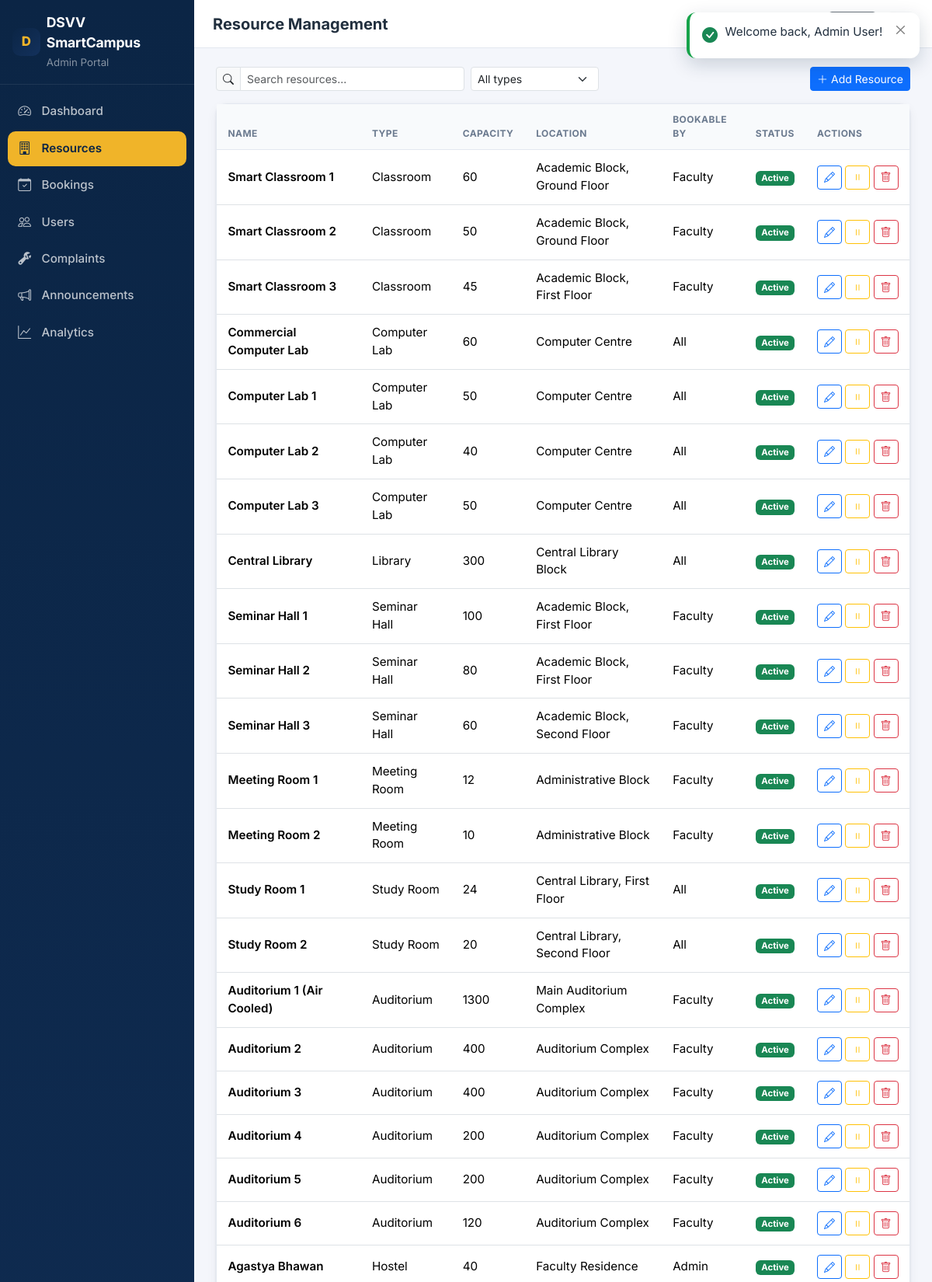
Page /admin/resources.php (signed in, upper part) on the committed database.
### tables this page shows
CREATE TABLE users (
  id INT UNSIGNED AUTO_INCREMENT PRIMARY KEY,
  name VARCHAR(120) NOT NULL,
  email VARCHAR(160) NOT NULL UNIQUE,
  password VARCHAR(255) NOT NULL,
  role ENUM('student','faculty','admin') NOT NULL DEFAULT 'student',
  department VARCHAR(120) NULL,
  user_identifier VARCHAR(50) NULL,
  status ENUM('active','inactive') NOT NULL DEFAULT 'active',
  created_at TIMESTAMP DEFAULT CURRENT_TIMESTAMP
);

CREATE TABLE resources (
  id INT UNSIGNED AUTO_INCREMENT PRIMARY KEY,
  name VARCHAR(120) NOT NULL,
  type ENUM('classroom','computer_lab','library','seminar_hall','meeting_room','study_room','auditorium','hostel','canteen','health_centre','guest_house','amenity') NOT NULL,
  capacity INT UNSIGNED NOT NULL DEFAULT 0,
  location VARCHAR(160) NOT NULL,
  description TEXT NULL,
  facilities TEXT NULL,
  bookable_by ENUM('all','student','faculty','admin') NOT NULL DEFAULT 'all',
  status ENUM('active','inactive','maintenance') NOT NULL DEFAULT 'active',
  created_at TIMESTAMP DEFAULT CURRENT_TIMESTAMP,
  KEY idx_type (type), KEY idx_status (status)
);

### includes/functions.php (called while the page is built, shortened)
<?php
require_once __DIR__ . '/../config/database.php';
function e(?string $value): string {
    return htmlspecialchars((string)$value, ENT_QUOTES, 'UTF-8');
}
function url(string $path = '/'): string {
    if ($path === '/') return APP_URL !== '' ? APP_URL . '/' : '/';
    return APP_URL . $path;
}
function resource_type_label(?string $type): string {
    return RESOURCE_TYPES[$type] ?? ($type ?? '-');
}
function unread_notifications(PDO $pdo, int $userId): int {
    $stmt = $pdo->prepare("SELECT COUNT(*) FROM notifications WHERE user_id = :u AND is_read = 0");
    $stmt->execute([':u' => $userId]);
    return (int)$stmt->fetchColumn();
}

### config/database.php (called while the page is built, shortened)
<?php
function maybe_install_schema(PDO $pdo): void {
    try {
        if ($pdo->query("SHOW TABLES LIKE 'users'")->fetchColumn()) {
            return;
        }
    } catch (Throwable $e) {
        error_log('[DSVV SmartCampus] auto-install skipped: ' . $e->getMessage());
    }
}
function db(): PDO {
    static $pdo = null;
    if ($pdo === null) {
        $dsn = 'mysql:host=' . DB_HOST . ';port=' . DB_PORT . ';dbname=' . DB_NAME . ';charset=utf8mb4';
        try {
            $pdo = new PDO($dsn, DB_USER, DB_PASS, [
                PDO::ATTR_ERRMODE            => PDO::ERRMODE_EXCEPTION,
                PDO::ATTR_DEFAULT_FETCH_MODE => PDO::FETCH_ASSOC,
                PDO::ATTR_EMULATE_PREPARES   => false,
            ]);
            maybe_install_schema($pdo);
        } catch (PDOException $e) {
            http_response_code(500);
            die('Database connection failed. Check the DB_* settings (config/config.php or environment variables) and ensure MySQL is running.<br>' . htmlspecialchars($e->getMessage()));
        }
    }
    return $pdo;
}

### includes/auth.php (called while the page is built, shortened)
<?php
require_once __DIR__ . '/functions.php';
function current_user(): ?array {
    static $user = false;
    if ($user === false) {
        $user = null;
        if (!empty($_SESSION['user_id'])) {
            $stmt = db()->prepare("SELECT * FROM users WHERE id = :id AND status = 'active'");
            $stmt->execute([':id' => (int)$_SESSION['user_id']]);
            $row = $stmt->fetch();
            if ($row) {
                $user = $row;
            } else {
                session_destroy();
            }
        }
    }
    return $user ?: null;
}
function require_login(string $redirectTo = '/login.php'): array {
    $u = current_user();
    return $u;
}
function require_role(string $role, string $redirectTo = '/login.php'): array {
    $u = require_login($redirectTo);
    return $u;
}
function role_home(string $role): string {
    return match ($role) {
        'admin'   => '/admin/dashboard.php',
        'faculty' => '/faculty/dashboard.php',
        default   => '/student/dashboard.php',
    };
}

### admin/resources.php (the view, shortened to what this page needs)
<?php
require_once __DIR__ . '/../includes/functions.php';
require_once __DIR__ . '/../includes/auth.php';
$u = require_role('admin', '/login.php');
$pdo = db();
$page_title = 'Resource Management';
$active = 'resources';
$resources = $pdo->query("SELECT * FROM resources ORDER BY type, name")->fetchAll();
require_once __DIR__ . '/../includes/dash_header.php';
?>
<div class="d-flex flex-wrap gap-2 mb-3">
    <div class="input-group input-group-sm" style="max-width:320px">
        <span class="input-group-text"><i class="bi bi-search"></i></span>
        <input type="text" class="form-control" id="resSearch" placeholder="Search resources...">
    </div>
    <select class="form-select form-select-sm" id="resTypeFilter" style="width:auto">
        <option value="">All types</option>
    </select>
    <button class="btn btn-primary btn-sm ms-auto" data-bs-toggle="modal" data-bs-target="#resourceModal" onclick="openResourceModal()">
        <i class="bi bi-plus-lg me-1"></i>Add Resource
    </button>
</div>
<div class="sc-card">
    <div class="table-responsive">
        <table class="table sc-table mb-0" id="resourceTable">
            <thead><tr><th>Name</th><th>Type</th><th>Capacity</th><th>Location</th><th>Bookable by</th><th>Status</th><th>Actions</th></tr></thead>
            <tbody>
            <?php foreach ($resources as $r): ?>
                <tr data-type="<?= e($r['type']) ?>">
                    <td class="fw-semibold"><?= e($r['name']) ?></td>
                    <td><?= e(resource_type_label($r['type'])) ?></td>
                    <td><?= (int)$r['capacity'] ?></td>
                    <td><?= e($r['location']) ?></td>
                    <td><?= e(ucfirst($r['bookable_by'] ?? 'all')) ?></td>
                    <td>
                        <?php $rc = $r['status'] === 'active' ? 'success' : ($r['status'] === 'maintenance' ? 'warning' : 'secondary'); ?>
                        <span class="badge text-bg-<?= $rc ?>"><?= ucfirst($r['status']) ?></span>
                    </td>
                    <td class="text-end text-nowrap">
                        <button class="btn btn-sm btn-outline-primary" onclick='openResourceModal(<?= json_encode([
                            'id' => (int)$r['id'], 'name' => $r['name'], 'type' => $r['type'],
                            'capacity' => (int)$r['capacity'], 'location' => $r['location'],
                            'description' => $r['description'], 'facilities' => $r['facilities'], 'status' => $r['status'],
                            'bookable_by' => $r['bookable_by'] ?? 'all',
                        ]) ?>)'><i class="bi bi-pencil"></i></button>
                        <button class="btn btn-sm btn-outline-<?= $r['status'] === 'active' ? 'warning' : 'success' ?>" onclick="toggleResource(<?= (int)$r['id'] ?>)">
                            <i class="bi bi-<?= $r['status'] === 'active' ? 'pause' : 'play' ?>"></i>
                        </button>
                        <button class="btn btn-sm btn-outline-danger" onclick="deleteResource(<?= (int)$r['id'] ?>)"><i class="bi bi-trash"></i></button>
                    </td>
                </tr>
            <?php endforeach; ?>
            </tbody>
        </table>
    </div>
</div>
<?php
require_once __DIR__ . '/../includes/dash_footer.php';
?>

### includes/dash_header.php (shortened to what this page needs)
<?php
$pageTitle = $page_title ?? 'Dashboard';
$activeNav = $active ?? '';
$unread = $u ? unread_notifications(db(), (int)$u['id']) : 0;
?>
<!DOCTYPE html>
<html lang="en">
<head>
    <link href="https://cdn.jsdelivr.net/npm/bootstrap@5.3.3/dist/css/bootstrap.min.css" rel="stylesheet">
    <link rel="stylesheet" href="https://cdn.jsdelivr.net/npm/bootstrap-icons@1.11.3/font/bootstrap-icons.min.css">
    <link rel="stylesheet" href="<?= url('/assets/css/style.css') ?>">
</head>
<body class="dash-body">
<div class="dash-shell">
    <aside class="sc-sidebar" id="sidebar">
        <div class="d-flex align-items-center gap-2 px-3 py-3 border-bottom sc-sidebar-brand">
            <span class="sc-logo"><?= e(APP_NAME[0]) ?></span>
            <div class="flex-grow-1">
                <div class="fw-bold sc-brand-text text-white"><?= e(APP_NAME) ?></div>
                <small class="text-white-50"><?= ucfirst(e($u['role'])) ?> Portal</small>
            </div>
        </div>
        <nav class="sc-sidebar-nav flex-grow-1 overflow-auto">
            <?php
            foreach ($navItems[$u['role']] ?? [] as $item):
                $activeClass = $activeNav === $item['key'] ? ' active' : '';
            ?>
            <a href="<?= url($item['href']) ?>" class="sc-nav-item<?= $activeClass ?>">
                <i class="bi bi-<?= e($item['icon']) ?>"></i>
                <span><?= e($item['label']) ?></span>
            </a>
            <?php endforeach; ?>
        </nav>
    </aside>
    <div class="dash-main">
        <div class="sc-topbar d-flex align-items-center gap-3 px-3 px-lg-4">
            <div class="flex-grow-1">
                <h1 class="h5 mb-0 fw-bold"><?= e($pageTitle) ?></h1>
            </div>
            <a href="<?= url('/index.php') ?>" class="btn btn-sm btn-outline-secondary" title="Public site"><i class="bi bi-globe2"></i><span class="d-none d-sm-inline ms-1">Site</span></a>
            <a href="<?= url(role_home($u['role'])) ?>" class="btn btn-sm btn-light" title="Home"><i class="bi bi-house"></i></a>
        </div>
        <main class="dash-content">

### assets/css/style.css (style rules this page uses)
:root { --sc-navy: #0b2545; --sc-navy-2: #13315c; --sc-navy-3: #1b3a6b; --sc-gold: #f0b429; --sc-gold-2: #d99a06; --sc-bg: #f4f6fb; --sc-card: #ffffff; --sc-border: #e3e8f0; --sc-text: #22303f; --sc-muted: #6b7a8f; --sc-sidebar-w: 250px; --sc-shadow: 0 1px 3px rgba(11, 37, 69, .08), 0 4px 14px rgba(11, 37, 69, .06); --sc-radius: 14px; }
* { box-sizing: border-box; }
body { font-family: 'Inter', system-ui, -apple-system, 'Segoe UI', Roboto, sans-serif; color: var(--sc-text); background: var(--sc-bg); font-size: .95rem; }
a { text-decoration: none; }
.sc-card { background: var(--sc-card); border: 1px solid var(--sc-border); border-radius: var(--sc-radius); box-shadow: var(--sc-shadow); }
.sc-logo { width: 36px; height: 36px; border-radius: 10px; background: linear-gradient(135deg, var(--sc-navy) 0%, var(--sc-navy-2) 100%); color: var(--sc-gold); display: grid; place-items: center; font-weight: 800; font-size: 1.05rem; }
.sc-brand-text { color: var(--sc-navy); font-size: 1.1rem; letter-spacing: -.01em; }
.dash-body { background: var(--sc-bg); }
.dash-shell { display: flex; min-height: 100vh; }
.sc-sidebar { width: var(--sc-sidebar-w); background: linear-gradient(180deg, var(--sc-navy) 0%, var(--sc-navy-2) 100%); display: flex; flex-direction: column; position: fixed; top: 0; bottom: 0; left: 0; z-index: 1030; }
.sc-sidebar-brand { border-color: rgba(255,255,255,.08) !important; }
.sc-sidebar-nav { padding: .8rem .6rem; }
.sc-nav-item { display: flex; align-items: center; gap: .7rem; color: rgba(255,255,255,.72); padding: .62rem .85rem; border-radius: 10px; margin-bottom: .15rem; font-weight: 500; transition: background .12s ease, color .12s ease; }
.sc-nav-item i { font-size: 1.05rem; width: 1.2rem; }
.sc-nav-item.active { background: var(--sc-gold); color: var(--sc-navy); font-weight: 600; }
.dash-main { margin-left: var(--sc-sidebar-w); flex: 1; display: flex; flex-direction: column; min-width: 0; }
.sc-topbar { background: #fff; border-bottom: 1px solid var(--sc-border); height: 62px; position: sticky; top: 0; z-index: 1020; }
.dash-content { padding: 1.5rem 1.75rem; flex: 1; }
.sc-table thead th { background: #f8fafc; color: var(--sc-muted); font-size: .75rem; text-transform: uppercase; letter-spacing: .04em; border-bottom: 1px solid var(--sc-border) !important; padding: .7rem .9rem; }
.sc-table tbody td { padding: .75rem .9rem; vertical-align: middle; }

### rows in the picture
users: role "Admin"
resources: name "Smart Classroom 1", type "Classroom", capacity "60", location "Academic Block, Ground Floor", bookable_by "Faculty", status "Active"
resources: name "Smart Classroom 2", type "Classroom", capacity "50", location "Academic Block, Ground Floor", bookable_by "Faculty", status "Active"
resources: name "Smart Classroom 3", type "Classroom", capacity "45", location "Academic Block, First Floor", bookable_by "Faculty", status "Active"
resources: name "Commercial Computer Lab", type "Computer Lab", capacity "60", location "Computer Centre", bookable_by "All", status "Active"
resources: name "Computer Lab 1", type "Computer Lab", capacity "50", location "Computer Centre", bookable_by "All", status "Active"
resources: name "Computer Lab 2", type "Computer Lab", capacity "40", location "Computer Centre", bookable_by "All", status "Active"
resources: name "Computer Lab 3", type "Computer Lab", capacity "50", location "Computer Centre", bookable_by "All", status "Active"
resources: name "Central Library", type "Library", capacity "300", location "Central Library Block", bookable_by "All", status "Active"
resources: name "Seminar Hall 1", type "Seminar Hall", capacity "100", location "Academic Block, First Floor", bookable_by "Faculty", status "Active"
resources: name "Seminar Hall 2", type "Seminar Hall", capacity "80", location "Academic Block, First Floor", bookable_by "Faculty", status "Active"
resources: name "Seminar Hall 3", type "Seminar Hall", capacity "60", location "Academic Block, Second Floor", bookable_by "Faculty", status "Active"
resources: name "Meeting Room 1", type "Meeting Room", capacity "12", location "Administrative Block", bookable_by "Faculty", status "Active"
resources: name "Meeting Room 2", type "Meeting Room", capacity "10", location "Administrative Block", bookable_by "Faculty", status "Active"
resources: name "Study Room 1", type "Study Room", capacity "24", location "Central Library, First Floor", bookable_by "All", status "Active"
resources: name "Study Room 2", type "Study Room", capacity "20", location "Central Library, Second Floor", bookable_by "All", status "Active"
resources: name "Auditorium 1 (Air Cooled)", type "Auditorium", capacity "1300", location "Main Auditorium Complex", bookable_by "Faculty", status "Active"
resources: name "Auditorium 2", type "Auditorium", capacity "400", location "Auditorium Complex", bookable_by "Faculty", status "Active"
resources: name "Auditorium 3", type "Auditorium", capacity "400", location "Auditorium Complex", bookable_by "Faculty", status "Active"
resources: name "Auditorium 4", type "Auditorium", capacity "200", location "Auditorium Complex", bookable_by "Faculty", status "Active"
resources: name "Auditorium 5", type "Auditorium", capacity "200", location "Auditorium Complex", bookable_by "Faculty", status "Active"
resources: name "Auditorium 6", type "Auditorium", capacity "120", location "Auditorium Complex", bookable_by "Faculty", status "Active"
resources: name "Agastya Bhawan", type "Hostel", capacity "40", location "Faculty Residence", bookable_by "Admin", status "Active"

### other values in the picture
APP_NAME[0] "D"
APP_NAME "DSVV SmartCampus"
$item['label'] "Dashboard"
$item['label'] "Resources"
$item['label'] "Bookings"
$item['label'] "Users"
$item['label'] "Complaints"
$item['label'] "Announcements"
$item['label'] "Analytics"
$pageTitle "Resource Management"
